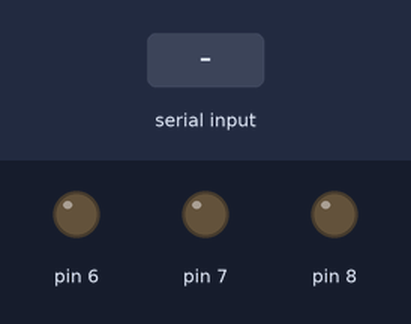
A sketch run on a simulated Arduino Uno, built with avr-gcc and run on an emulated ATmega328P. On the bench: output pins drawn as LEDs (lit = HIGH). Inputs (shaded band) come from the test bench. What the sketch prints to the serial monitor is not drawn.

Above: at 1.2 s.
1.3 s: "1" received over the second serial link
At 2.1 s:
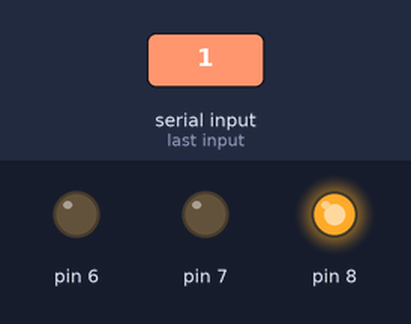
2.8 s: "3" received over the second serial link
At 3.3 s:
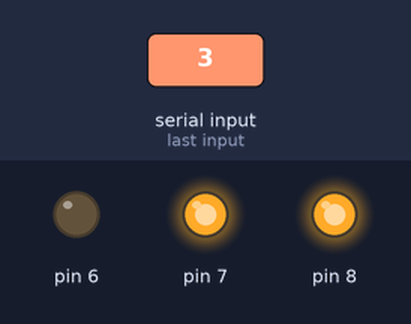
4.3 s: "2" received over the second serial link
At 5.5 s:
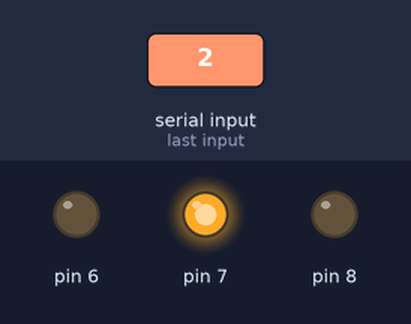
5.8 s: "5" received over the second serial link
At 6.8 s:
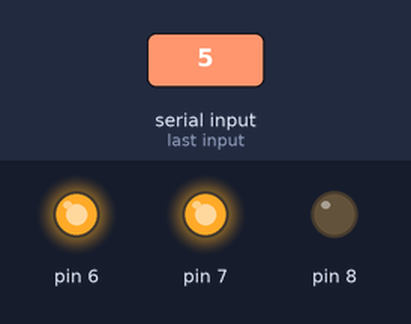
7.3 s: "4" received over the second serial link
At 7.9 s:
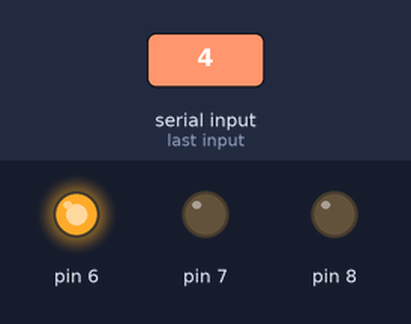
8.8 s: "6" received over the second serial link
At 10.2 s:
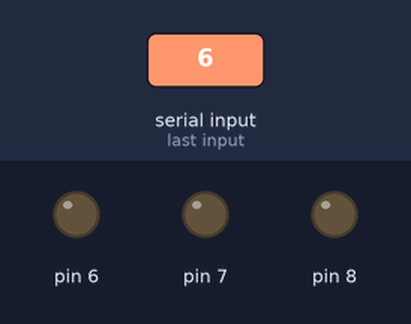
Timing chart, 0 to 11.3 s (numbered marks = the images above; inputs shaded):
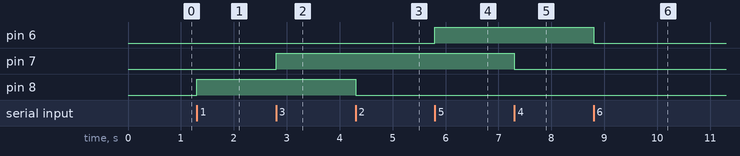

Measured:
- after the input at 1.3 s, pin 8: LOW → HIGH at once
- after the input at 2.8 s, pin 7: LOW → HIGH at once
- after the input at 4.3 s, pin 8: HIGH → LOW at once
- after the input at 5.8 s, pin 6: LOW → HIGH at once
- after the input at 7.3 s, pin 7: HIGH → LOW at once
- after the input at 8.8 s, pin 6: HIGH → LOW at once

The sketch:

LEDbt_1.ino
```cpp
#include <SoftwareSerial.h>

SoftwareSerial BTSerial(4,5);

void setup() {
  // put your setup code here, to run once:
  Serial.begin(9600);
  BTSerial.begin(9600);
  pinMode(8,OUTPUT);
  pinMode(7,OUTPUT);
  pinMode(6,OUTPUT);
}

void loop() {
  // put your main code here, to run repeatedly:
  if(BTSerial.available()){
    byte data = BTSerial.read();
    Serial.write(data);
    if(data == '1'){
      digitalWrite(8,HIGH);
    }
    else if(data == '2'){
      digitalWrite(8,LOW);
    }
    else if(data =='3'){
      digitalWrite(7,HIGH);
    }
    else if(data =='4'){
      digitalWrite(7,LOW);
    }
    else if(data =='5'){
      digitalWrite(6,HIGH);
    }
    else if(data =='6'){
      digitalWrite(6,LOW);
    }
  }
  if(Serial.available()){
    BTSerial.write(Serial.read());
  }
}
```
